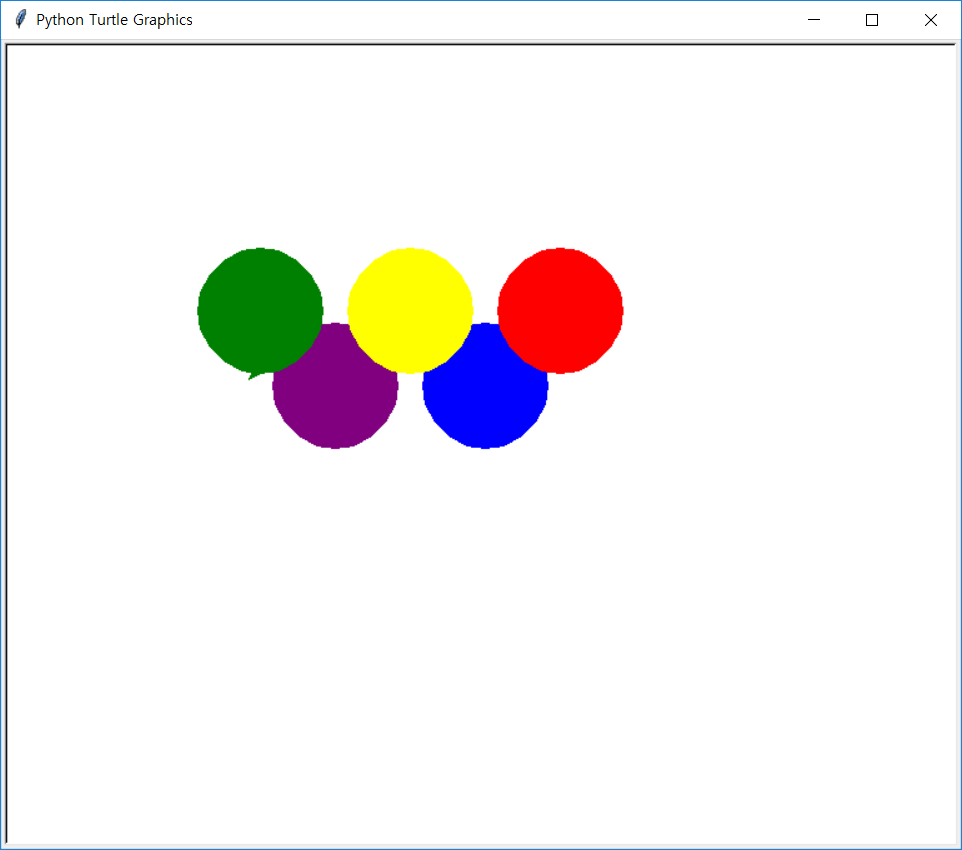

This chart was generated by the following Python code:
import turtle

def move(x,y):
    t.penup()
    t.goto(x,y)
    t.pendown()

def circle(x,y,color,radius):
    t.color(color)
    t.begin_fill()
    t.circle(radius)
    t.end_fill()

def draw_olympic_symbol():
    positions = [[0, 0, "blue"], [-120, 0 ,"purple"], [60, 60, "red"], [-60, 60, "yellow"], [-180,60, "green"]]
    for x,y,c in positions:
        move(x,y)
        circle(x,y,c,50)

t = turtle.Turtle()
draw_olympic_symbol()
